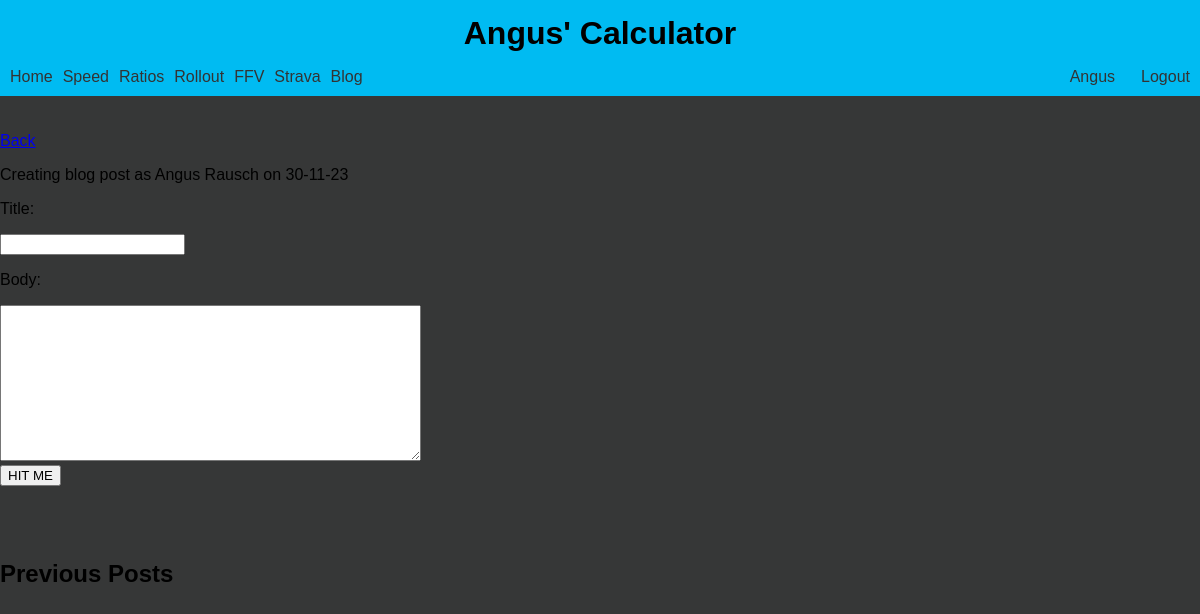
Before: /calc/createblog (signed in) with the older database file.
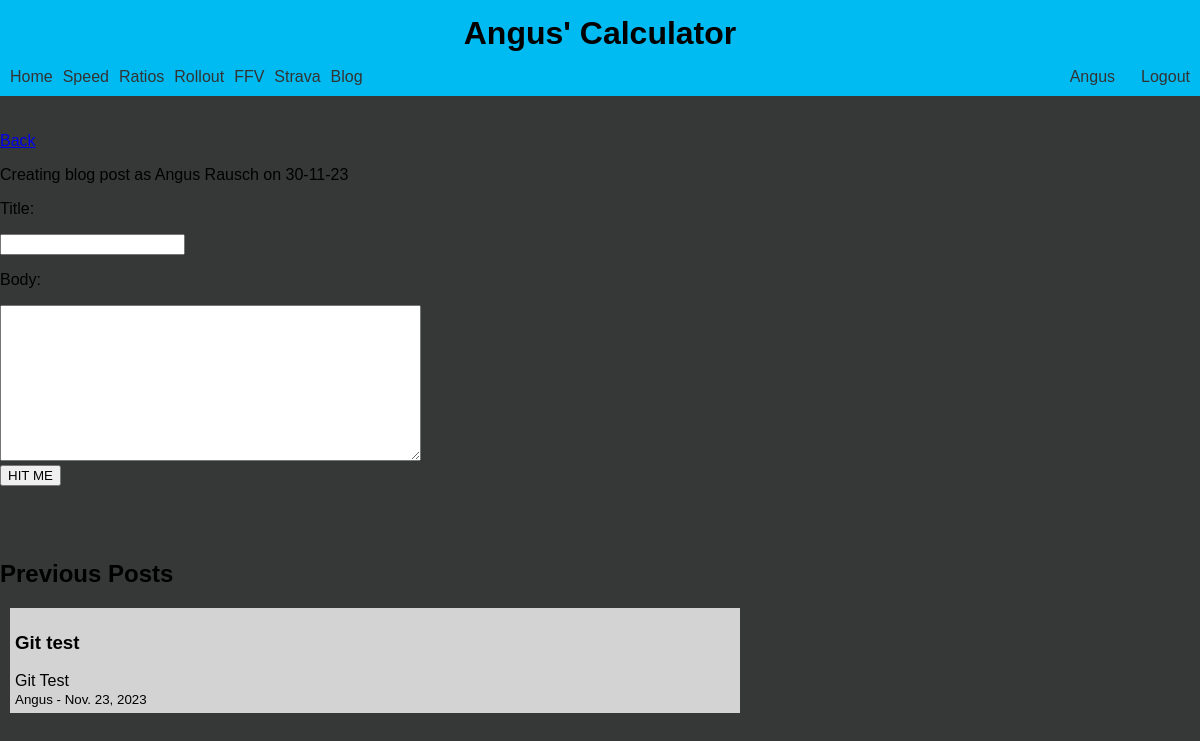
After: the same page with the newer database file.
### calc/models.py (models this page shows)
class Blog (models.Model):
    title = models.CharField(max_length=128)
    body = models.CharField(max_length=2048)
    date_field = models.DateField()
    user = models.ForeignKey(User, on_delete=models.CASCADE)

### calc/profile_views.py (the view, shortened to what this page needs)
# urls.py: path('createblog', profile_views.create_blog, name='create_blog'),
def create_blog(request):
    current_datetime = datetime.now()
    current_date = current_datetime.strftime('%d-%m-%y')
    context = {
        "date" : current_date,
        "confirmation": "1",
        'page': 'create_blog'
        }
    posts = Blog.objects.values("title", "body", "date_field", "user__first_name").order_by('-date_field').filter(user = request.user.id)
    context_add = { "posts": posts }
    context = context | context_add
    return render(request, 'calc/authen/create_blog.html', context)

### calc/templates/calc/authen/create_blog.html (shortened to what this page needs)
{% include "calc/head.html" %}
{% load static %}
{% if user.is_authenticated %}
{% if user.is_staff %}
<!DOCTYPE html>
<a href="/calc/profile">Back</a>
<p>Creating blog post as {{user.first_name}} {{user.last_name}} on {{date}}</p>
<form method="post">
{% if confirmation == "1" %}
<p>Title: </p><input type="text" name="title_input", value="{{title}}"><br>
<p>Body: </p><textarea name="text_body" rows="10" cols="50">{{body}}</textarea><br>
{% else %}
<p>Title: </p><input readonly type="text" name="title_input", value="{{title}}"><br>
<p>Body: </p><textarea readonly name="text_body" rows="10" cols="50">{{body}}</textarea><br>
<button type="submit" name="submit" value="3">Edit</button>
{% endif %}
<button type="submit" name="submit" value={{confirmation}}>HIT ME</button>
</form>
<body>
    <h2>Previous Posts</h2>
    {% for post in posts %}
    <div style="background-color: lightgray; padding: 5px; width: 60%; margin-left: 10px;">
        <h3>{{post.title}}</h3>
        <body>{{post.body}}</body><br>
        <small>{{post.user__first_name}} - {{post.date_field}}</small>
    </div>
    <br>
    {% endfor %}
</body>
{% endif %}
{% endif %}

### calc/templates/calc/head.html (shortened to what this page needs)
<!DOCTYPE html>
<html>
<head>
    {% load static %}
    <link rel="stylesheet" type="text/css" href="{% static 'calc/styles.css' %}">
</head>
<body>
        <header style="padding-top: 15px;">
                <h1>Angus' Calculator</h1>
        </header>
    <header class="main-header">
        <div class="heading">
            <nav class="main-nav">
                <a href="/calc/">Home</a>
                <a href="/calc/speed">Speed</a>
                <a href="/calc/ratios">Ratios</a>
                <a href="/calc/rollout">Rollout</a>
                <a href="/calc/fittool">FFV</a>
                <a href="/calc/strava">Strava</a>
                <a href="/calc/about">Blog</a>
            </nav>
        </div>
        <div class="user-info">
            {% if user.is_authenticated %}
                <span><a href="/profile">{{ user.first_name }}</a></span>&emsp;<a href="{% url 'logout' prevpage=page %}">Logout</a>
            {% else %}
                <a href="/login">Login</a>
            {% endif %}
        </div>
    </header>
    <br><br>
</body>
</html>

### calc/static/calc/styles.css (style rules this page uses)
h1 { text-align: center; }
body { background-color: #363737; margin: 0; }
.heading { font-size: medium; }
header { background-color: #00bbf2; height: 100%; padding-top: 10px; padding: 6px; }
input { text-align: center; }
body { margin: 0; padding: 0; font-family: Arial, sans-serif; }
.main-header { padding: 10px; display: flex; justify-content: space-between; align-items: center; }
.heading { margin: 0; }
h1 { margin: 0; }
.main-nav { display: flex; }
.main-nav a { text-decoration: none; color: #333; margin-right: 10px; }
.user-info { text-align: right; }
.user-info a { text-decoration: none; color: #333; margin-left: 10px; }

Changed rows visible on the page:
added Blog: title "Git test", body "Git Test", user__first_name "Angus", date_field "Nov. 23, 2023"
